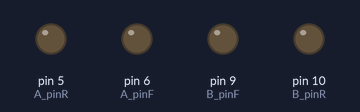
Bench run of a sketch on a simulated Arduino Uno, built with avr-gcc and run on an emulated ATmega328P. On the bench: output pins drawn as LEDs (lit = HIGH). What the sketch prints to the serial monitor is not drawn.

Above: at 0.1 s.
At 5.15 s:
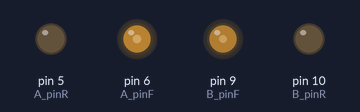
At 19.2 s:
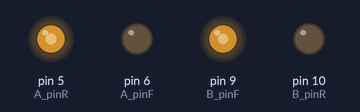
At 36.3 s:
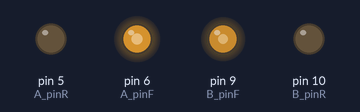
Timing chart, 0 to 40.0 s (numbered marks = the images above):
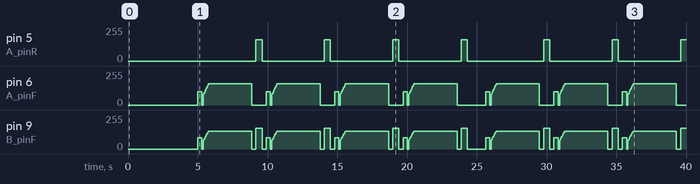

Measured:
- by itself, pin 5 (A_pinR): 0/255 → 160/255 at 9.2 s, → 0/255 0.44 s later, → 160/255 4.5 s later, → 0/255 0.44 s later, … (13 changes in this stretch)

The sketch:

lab01Code.ino
```cpp
const int A_pinF = 6, A_pinR = 5;    // motor a = right wheel = phi_1
const int B_pinF = 9, B_pinR = 10;   // motor a = left wheel = phi_2

const float R_WHEEL = 0.03275;       // wheel radius r [m]
const float B_HALF  = 0.06475;       // half wheel separation b [m]

// (2.2): PWM calibration --> phi_dot = K * PWM + C [rad/s]
const float K = 0.03698;
const float C = 0.4617;

// path commands
const float SIDE_LENGTH  = 1.0;       // [m]
const int   PWM_STRAIGHT = 160;
const int   PWM_TURN     = 160;
const float TRIM_RATIO   = 0.84;      // left (B) = right (A) * ratio, drives straight
const int   TRIM_TURN    = 5;         // left wheel reduction during turns

const float STRAIGHT_SCALE = .64;     // adjust based on how far robot goes
const float TURN_SCALE     = .9;      // adjust based on how much robot turns

const unsigned long PAUSE_MS = 300;   // settle time between moves
unsigned long tStraight, tTurn;       // computed durations [ms]

float wheelSpeed(int pwm) {           // PWM -> wheel angular velocity [rad/s]
  return K * pwm + C;
}

void setup() {
  pinMode(A_pinF, OUTPUT); pinMode(A_pinR, OUTPUT);
  pinMode(B_pinF, OUTPUT); pinMode(B_pinR, OUTPUT);
  stopMove();
  Serial.begin(9600);

  // straight: v = r * phi_dot,  t = d / v
  float v = R_WHEEL * wheelSpeed(PWM_STRAIGHT);
  tStraight = (unsigned long)(1000.0 * STRAIGHT_SCALE * SIDE_LENGTH / v);

  // turn on the spot: omega = r * phi_dot / b,  t = (pi/2) / omega
  float omega = R_WHEEL * wheelSpeed(PWM_TURN) / B_HALF;
  tTurn = (unsigned long)(1000.0 * TURN_SCALE * (PI / 2.0) / omega);

  Serial.print("Straight time (ms): "); Serial.println(tStraight);
  Serial.print("Turn time (ms): ");     Serial.println(tTurn);

  delay(5000);
}

void loop() {
  for (int i = 0; i < 4; i++) {
    nudge();                          // castor in line before every straight
    straight();    delay(tStraight);
    stopMove();    delay(PAUSE_MS);
    turn90Right(); delay(tTurn);
    stopMove();    delay(PAUSE_MS);
  }
  delay(1000);
}


const int NUDGE_PWM = 100;
const unsigned long NUDGE_MS = 300;

void nudge() {                         // slow forward so the castor trails straight
  analogWrite(A_pinF, NUDGE_PWM);
  analogWrite(A_pinR, 0);
  analogWrite(B_pinF, (int)(NUDGE_PWM * TRIM_RATIO));
  analogWrite(B_pinR, 0);
  delay(NUDGE_MS);
  stopMove();
  delay(100);
}

void straight() {
  for (int p = 80; p <= PWM_STRAIGHT; p += 10) {   // ramp 80 -> 160
    analogWrite(A_pinF, p);
    analogWrite(A_pinR, 0);
    analogWrite(B_pinF, (int)(p * TRIM_RATIO));
    analogWrite(B_pinR, 0);
    delay(45);                                       // ~0.4 s total
  }
}

void turn90Right() {                 // right wheel backward, left wheel forward
  analogWrite(A_pinF, 0);
  analogWrite(A_pinR, PWM_TURN);
  analogWrite(B_pinF, PWM_TURN - TRIM_TURN);
  analogWrite(B_pinR, 0);
}

void stopMove() {
  analogWrite(A_pinF, 0); analogWrite(A_pinR, 0);
  analogWrite(B_pinF, 0); analogWrite(B_pinR, 0);
}
```
